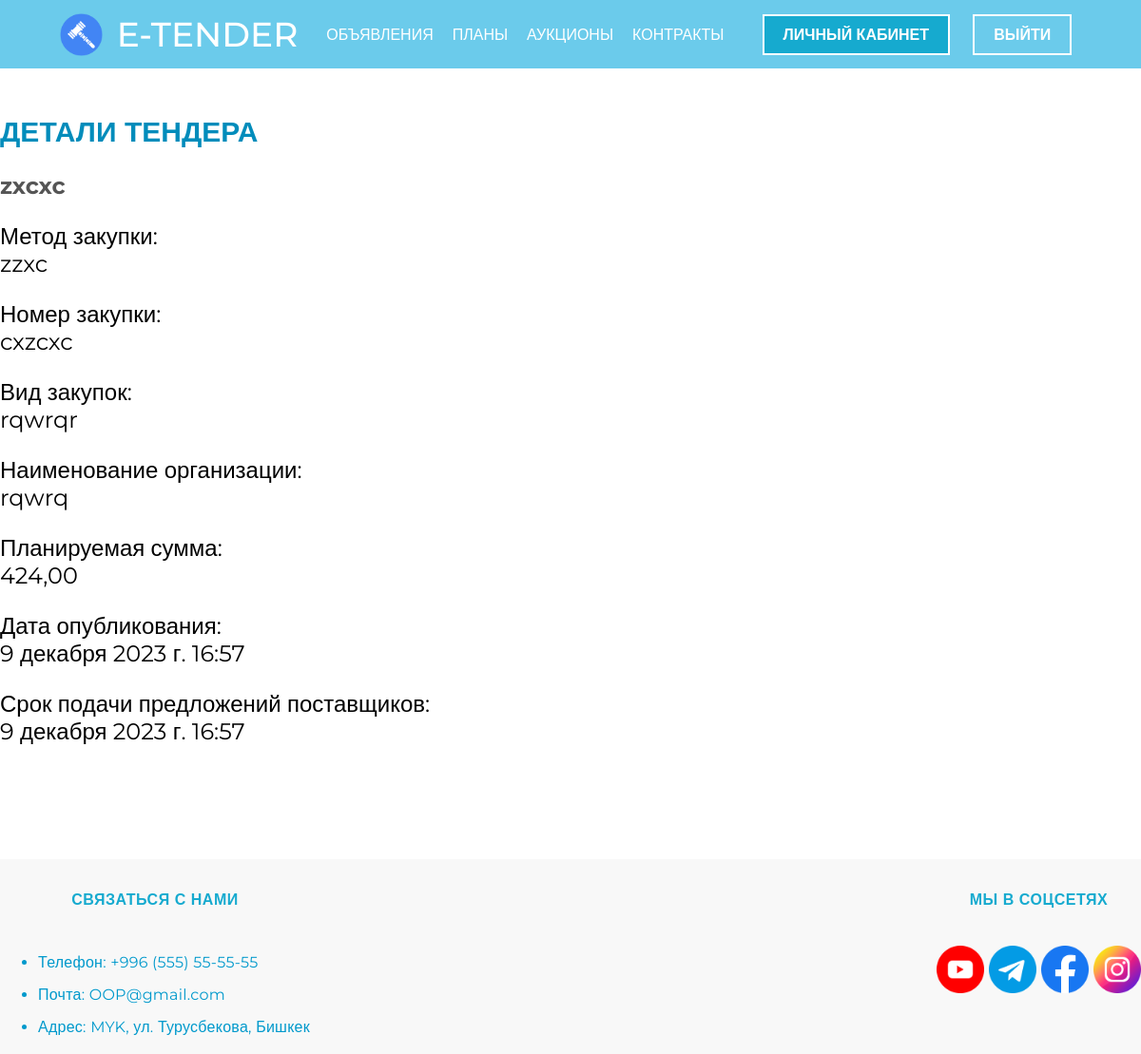
Before: /tender/3/ (signed in) with the older database file.
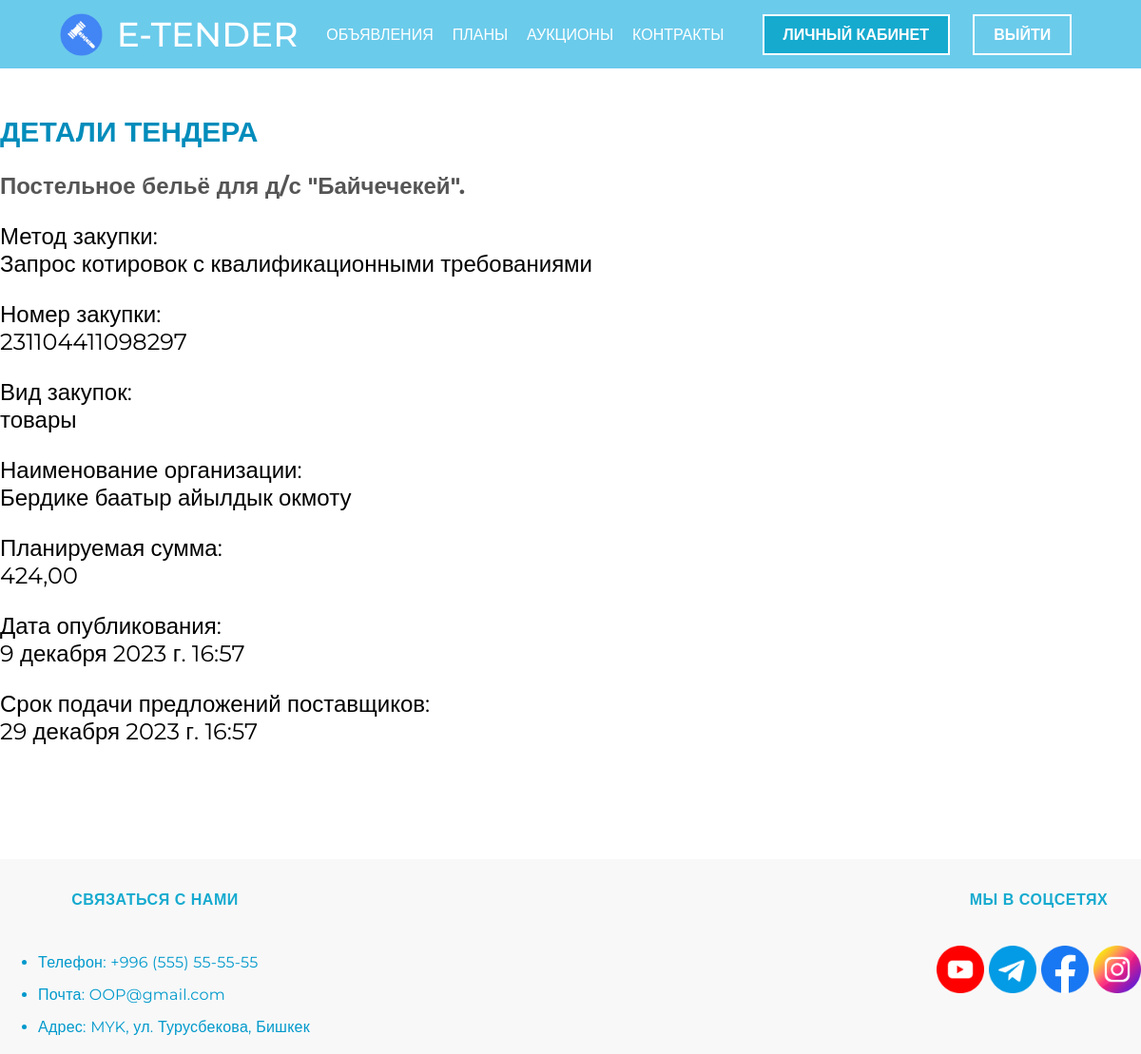
After: the same page with the newer database file.
### etender/models.py (models this page shows, shortened)
class Tender(models.Model):
    user = models.ForeignKey(User, on_delete=models.CASCADE, null=True, blank=True)
    purchase_name = models.CharField(max_length=100, verbose_name='Наименование закупки')
    purchase_method = models.CharField(max_length=100, verbose_name='Метод закупки')
    purchase_number = models.CharField(max_length=100, verbose_name='Номер закупки')
    purchase_type = models.CharField(max_length=100, verbose_name='Вид закупок')
    organization_name = models.CharField(max_length=100, verbose_name='Наименование организации')
    planned_amount = models.DecimalField(max_digits=10, decimal_places=2, verbose_name='Планируемая сумма')
    publication_date = models.DateTimeField(verbose_name='Дата опубликования')
    proposal_deadline = models.DateTimeField(verbose_name='Срок подачи предложений поставщиков')

### etender/views.py (the view)
# urls.py: path('tender/<int:tender_id>/', tender_detail, name='tender_detail'),
@login_required
def tender_detail(request, tender_id):
    tender = get_object_or_404(Tender, id=tender_id)
    if request.method == 'POST' and 'edit_tender' in request.POST:
        if request.user == tender.user:
            return redirect('tender_detail', tender_id=tender.id)
        else:
            return HttpResponse("У вас нет прав на редактирование этого тендера.")
    elif request.method == 'POST' and 'delete_tender' in request.POST:
        if request.user == tender.user:
            return redirect('ads')
        else:
            return HttpResponse("У вас нет прав на удаление этого тендера.")
    else:
        context = {
            'navigation_links': navigation_links,
            'registration_links': registration_links,
            'tender': tender,
        }
        return render(request, 'etender/html/tender_detail.html', context)

### etender/templates/etender/html/tender_detail.html (shortened to what this page needs)
{% load static %}
{% include 'etender/html/header.html' %}
<link rel="stylesheet" type="text/css" href="{% static 'etender/css/tender_detail.css' %}">
<div class="container">
    <section class="tender-detail-section">
        <h2>Детали тендера</h2>
        <div class="content">
            <h3>{{ tender.purchase_name }}</h3>
            <p>Метод закупки:<br> {{ tender.purchase_method }}</p>
            <p>Номер закупки:<br> {{ tender.purchase_number }}</p>
            <p>Вид закупок:<br> {{ tender.purchase_type }}</p>
            <p>Наименование организации:<br> {{ tender.organization_name }}</p>
            <p>Планируемая сумма:<br> {{ tender.planned_amount }}</p>
            <p>Дата опубликования:<br> {{ tender.publication_date }}</p>
            <p>Срок подачи предложений поставщиков:<br> {{ tender.proposal_deadline }}</p>
        </div>
    </section>
</div>
{% include 'etender/html/footer.html' %}

Changed rows visible on the page:
changed Tender: purchase_name "zxcxc" → "Постельное бельё для д/с \"Байчечекей\"."; purchase_method "zzxc" → "Запрос котировок с квалификационными требованиями"; purchase_number "cxzcxc" → "231104411098297"; purchase_type "rqwrqr" → "товары"; organization_name "rqwrq" → "Бердике баатыр айылдык окмоту"; proposal_deadline "9 декабря 2023 г. 16:57" → "29 декабря 2023 г. 16:57"
